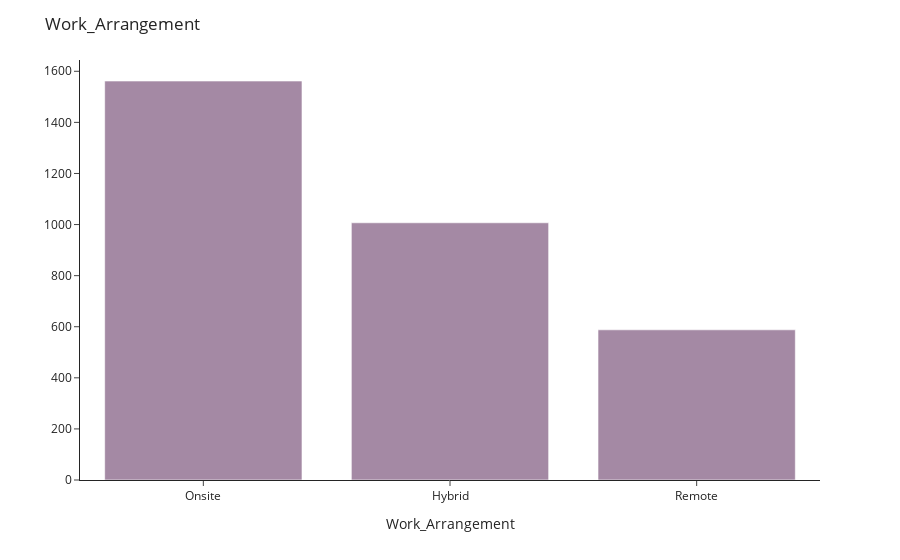

The code cell stored with this chart in its notebook:
### Code cell
## histogram for Work_Arrangement distribution
age_fig = ex.histogram(data,
            x = 'Work_Arrangement',
            nbins = 30,
            color_discrete_sequence = ["#A489A4"])

## figure title and labels
age_fig.update_layout(
    title = 'Work_Arrangement',
    xaxis_title = 'Work_Arrangement',
    yaxis_title = None,
    template = 'simple_white')

### Figure 1 — Plotly figure (JSON) as saved in the notebook; plotly's stock layout.template omitted (floating-point values rounded to 4 significant figures; data arrays with more than 128 entries replaced by an {"elided": "..."} marker saying what was removed)
{"data": [{"alignmentgroup": "True", "bingroup": "x", "hovertemplate": "Work_Arrangement=%{x}<br>count=%{y}<extra></extra>", "legendgroup": "", "marker": {"color": "#A489A4", "pattern": {"shape": ""}}, "name": "", "nbinsx": 30, "offsetgroup": "", "orientation": "v", "showlegend": false, "type": "histogram", "x": {"elided": "3157 str values"}, "xaxis": "x", "yaxis": "y"}], "layout": {"barmode": "relative", "legend": {"tracegroupgap": 0}, "margin": {"t": 60}, "title": {"text": "Work_Arrangement"}, "xaxis": {"anchor": "y", "domain": [0, 1], "title": {"text": "Work_Arrangement"}}, "yaxis": {"anchor": "x", "domain": [0, 1], "title": {}}}}
